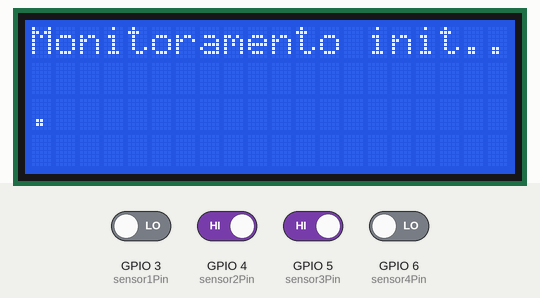
Simulated run of this sketch. Board: ESP32-S3. On the bench: 20×4 character LCD. Inputs (shaded band) come from the test bench; at power-on: GPIO 4 (sensor2Pin), GPIO 5 (sensor3Pin) HIGH, GPIO 3 (sensor1Pin), GPIO 6 (sensor4Pin) LOW. WiFi joins after 1.5 s; servers stay silent unless stated; uploads are accepted with an empty reply; what the sketch prints to the serial monitor is not drawn.

Above: at 0.1 s.
At 9.8 s:
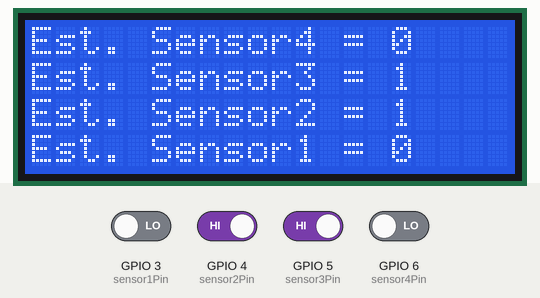
At 19.8 s:
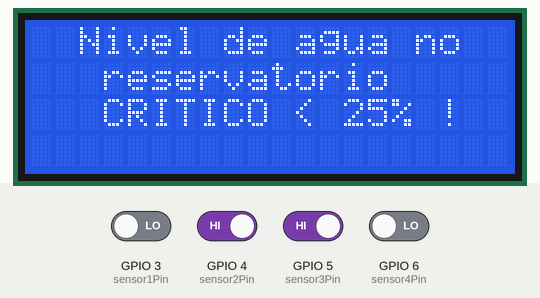

The sketch:

monit_sens_agua_esp32s3.ino
```cpp
#include <WiFi.h>
#include <HTTPClient.h>
#include <WebServer.h>
#include <Wire.h>
#include <LiquidCrystal_I2C.h>

// Inicializa display I2C no endereço 0x3F
// SDA=GPIO8, SDL=GPIO9
LiquidCrystal_I2C lcd(0x3F, 20, 4);

// Configuração da rede wifi
const char* ssid = "rede-wifi";
const char* password = "senha-wifi";
// ThingSpeak
const char* tsapi = "api.thingspeak.com";
String apikey = "TNKNT83DB64U1Q21";
// Endereço do servidor
const char* servidor_url = "http://192.168.0.4:5050/receber1";

// Defini pinos dos sensores - válidos para ESP32S3 mini
const int sensor4Pin = 6; // Alto        -  GPIO6
const int sensor3Pin = 5; // Medio alto  -  GPIO5
const int sensor2Pin = 4; // Medio baixo -  GPIO4
const int sensor1Pin = 3; // Baixo       -  GPIO3

// int estado_inicial = 0;
String ultimo_nivel = "";
int ultimo_sensor;

void setup() {
  Serial.begin(115200);

  // Define pinos como entradas
  pinMode(sensor4Pin, INPUT);
  pinMode(sensor3Pin, INPUT);
  pinMode(sensor2Pin, INPUT);
  pinMode(sensor1Pin, INPUT);

  Wire.begin(8, 9); // SDA = GPIO 8, SCL = GPIO 9
  //lcd.begin(20,4);
  lcd.init();
  lcd.backlight();
  lcd.setCursor(0, 0);
  lcd.print("Monitoramento init...");
  Serial.print("Iniciando monitoramento..");
  delay(3000);

  // Conecta ao wifi
  WiFi.begin(ssid, password);
  Serial.print("Conectando WiFi");
  int tentativas = 0;
  while (WiFi.status() != WL_CONNECTED && tentativas < 10) {
    delay(500);
    lcd.clear();
    lcd.setCursor(3, 1);
    lcd.print("Conectando Wifi");
    lcd.setCursor(5, 2);
    lcd.print("...");
    Serial.print(".");
    tentativas++;
  }

  lcd.clear();
  if (WiFi.status() == WL_CONNECTED) {
    lcd.setCursor(3,1);
    lcd.print("WiFi Conectado");
    lcd.setCursor(0,1);
    lcd.print("IP-> ");
    lcd.setCursor(5,1);
    lcd.println(WiFi.localIP());
    Serial.println("Conectado ao WiFi");
    Serial.print("IP -> ");
    Serial.println(WiFi.localIP());
    delay(3000);
  }
  else {
    lcd.setCursor(3,0);
    lcd.print("WiFi Conect erro");
    Serial.println("Falha ao Conectar no WiFi");
  }
  delay(2000);
}

void loop() {
  int estado_sensor4 = digitalRead(sensor4Pin);
  int estado_sensor3 = digitalRead(sensor3Pin);
  int estado_sensor2 = digitalRead(sensor2Pin);
  int estado_sensor1 = digitalRead(sensor1Pin);

  lcd.clear();
  // Sensor 4
  lcd.setCursor(0,0);
  lcd.print("Est. Sensor4 = ");
  lcd.setCursor(15,0);
  lcd.print(estado_sensor4);
  // Sensor 3
  lcd.setCursor(0,1);
  lcd.print("Est. Sensor3 = ");
  lcd.setCursor(15,1);
  lcd.print(estado_sensor3);
  // Sensor 2
  lcd.setCursor(0,2);
  lcd.print("Est. Sensor2 = ");
  lcd.setCursor(15,2);
  lcd.print(estado_sensor2);
  // Sensor 1
  lcd.setCursor(0,3);
  lcd.print("Est. Sensor1 = ");
  lcd.setCursor(15,3);
  lcd.print(estado_sensor1);
  delay(10000);

  // Determina o nível com base nos sensores ativados
  String niveldeagua_monitor;
  String niveldeagua_lcd;
  int enviar_sensor;

  if (estado_sensor4 == HIGH) {
    niveldeagua_monitor = "Reservatorio CHEIO!";
    niveldeagua_lcd = "CHEIO 100%!";
    enviar_sensor = 4;
  }
  else if (estado_sensor3 == LOW) {
    niveldeagua_monitor = "Nivel em 75% - Meio cheio!";
    niveldeagua_lcd = "ENTRE 75-99%";
    enviar_sensor = 3;
  }
  else if (estado_sensor2 == LOW) {
    niveldeagua_monitor = "Nivel em 50% - Meio!";
    niveldeagua_lcd = "ENTRE 50-74%";
    enviar_sensor = 2;
  }
  else if (estado_sensor1 == HIGH) {
    niveldeagua_monitor = "Nivel em 25% - Baixo!";
    niveldeagua_lcd = "ENTRE 25-49%";
    enviar_sensor = 1;
  }
  else {
    niveldeagua_monitor = "Nivel abaixo de 25% - Critico!";
    niveldeagua_lcd = "CRITICO < 25% !";
    enviar_sensor = 0;
  }

  // Exibir resultado no Display
  lcd.clear();
  lcd.setCursor(2,0);
  lcd.print("Nivel de agua no");
  lcd.setCursor(3,1);
  lcd.print("reservatorio");
  lcd.setCursor(3,2);
  lcd.print(niveldeagua_lcd);
  delay(5000);

  // Exibir resultado via Monitor Serial
  Serial.println("---#---#---#---#---#--");
  Serial.print("Estado do sensor 4: "); Serial.println(estado_sensor4);
  Serial.print("Estado do sensor 3: "); Serial.println(estado_sensor3);
  Serial.print("Estado do sensor 2: "); Serial.println(estado_sensor2);
  Serial.print("Estado do sensor 1: "); Serial.println(estado_sensor1);
  Serial.println("----------------------");
  Serial.println("Nivel do reservatorio: " + niveldeagua_monitor);
  Serial.println("----------------------");
  // delay(1000);

  // Envio do alerta caso ocorra mudança de nivel
  if (niveldeagua_monitor != ultimo_nivel) {
    if (WiFi.status() == WL_CONNECTED) {
      WiFiClient client;
      HTTPClient http;
      http.begin(client, servidor_url);
      http.addHeader("Content-Type", "application/x-www-form-urlencoded");

      // Envio para banco de dados
      String postData = "nivel=" + String(niveldeagua_monitor);

      int httpCode = http.POST(postData);
      String response = http.getString();

      if (httpCode == 200) {
        Serial.println("Enviando alerta: " + String(servidor_url));
        Serial.println("Código HTTP: " + String(httpCode));
        Serial.println("Resposta do servidor: " + response);
      }
      else {
        Serial.println("Falha na requisição HTTP");
        Serial.println("Código HTTP: " + String(httpCode));
      }
      http.end();
      ultimo_nivel = niveldeagua_monitor;
      // Fim do envio para o banco de dados

      // Envio para o ThingSpeak
      String requestData = "GET /update?api_key=" + apikey +
                            "&field1=" + String(enviar_sensor) +
                            " HTTP/1.1\r\n" +
                            "Host: " + tsapi + "\r\n" +
                            "Connection: close\r\n\r\n";

      if (client.connect(tsapi, 80)) {
        Serial.println("Enviando dados ao ThingSpeak");
        client.print(requestData);
        Serial.println("Dados enviados");
        client.stop();
      } else {
        Serial.println("Falha na conexão com o ThingSpeak");
      }
      ultimo_sensor = enviar_sensor;
      // Fim do envio para ThingSpeak
    } else {
      Serial.println("Wi-Fi off");
      lcd.clear();
      lcd.setCursor(3,0);
      lcd.print("Wi-Fi OFF");
    }
  }
  delay(30000);
}
```

Measured:
- what the display in image 1 shows lasts 10.0 s, from 9.8 s to 19.8 s
